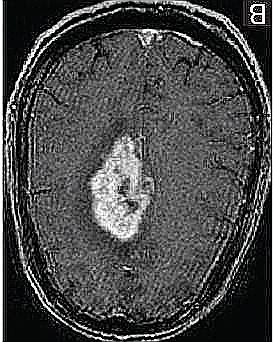
#> input picture yes/y1008.jpg, 273 x 342 px; its folder holds 4 pictures in this run
$ jupyter execute --allow-errors model.ipynb
#> lines starting #> are read from the running program, lines starting #| are printed output that depends on the picture
[cell 1]
import os
import numpy as np
import pandas as pd
import matplotlib.pyplot as plt
import cv2
from sklearn.model_selection import train_test_split
from sklearn.model_selection import RandomizedSearchCV
from sklearn.ensemble import RandomForestClassifier
import joblib

[cell 2]
def preprocess(path):
    img = np.array(cv2.imread(path,cv2.IMREAD_GRAYSCALE)) #reading images into grayscale
    img = cv2.resize(img,(200,200))
    X_flattened = np.reshape(img,-1)
    X_flattened = X_flattened/255
    return X_flattened

[cell 3]
path1 = "../yes/"
path2 = "../no/"
tumor_yes = os.listdir(path1)
tumor_no = os.listdir(path2)

#intialize the feature vectors to empty lists

X = [] #feature vector initialisation
Y = [] #target variable initialisation

for i in tumor_yes:
    img = np.array(cv2.imread(path1 + i,cv2.IMREAD_GRAYSCALE)) #reading images into grayscale
#> img: shape (342, 273); min 0, max 255, mean 73.8
    img = cv2.resize(img,(200,200))
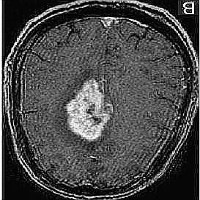
#> img: shape (200, 200); min 0, max 255, mean 73.7
    X.append(img)
    Y.append(1) #encoding as 1 if tumor is present
#> pass 2 of the loop `for i in tumor_yes:`:
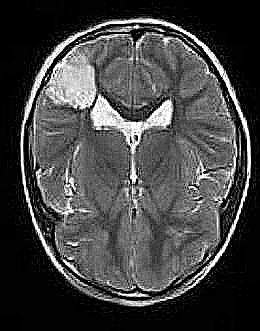
#> input picture yes/y1018.jpg, 260 x 331 px
#> img is the input picture: shape (331, 260); min 0, max 255, mean 67.2
#> `img = cv2.resize(img,(200,200))`:
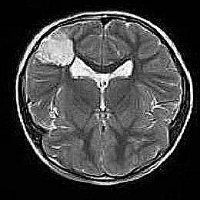
#> img: shape (200, 200); min 0, max 255, mean 67
#> pass 3 of the loop `for i in tumor_yes:`:
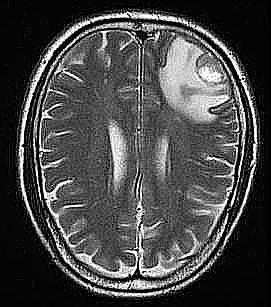
#> input picture yes/y1038.jpg, 271 x 307 px
#> img is the input picture: shape (307, 271); min 0, max 255, mean 71.1
#> `img = cv2.resize(img,(200,200))`:
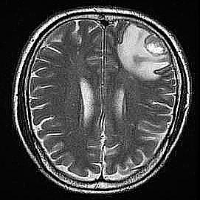
#> img: shape (200, 200); min 0, max 255, mean 71
#> the loop made 4 passes; the first 3 are shown

for i in tumor_no:
    img = np.array(cv2.imread(path2 + i,cv2.IMREAD_GRAYSCALE)) #reading images into grayscale
    img = cv2.resize(img,(200,200))
    X.append(img)
    Y.append(0) #encoding as 0 if tumor is not present


X_flattened = np.reshape(X,(len(X),-1))
X_flattened = X_flattened/255

X_train, X_test, Y_train, Y_test = train_test_split(X_flattened,Y,random_state = 0,test_size = 0.2)
